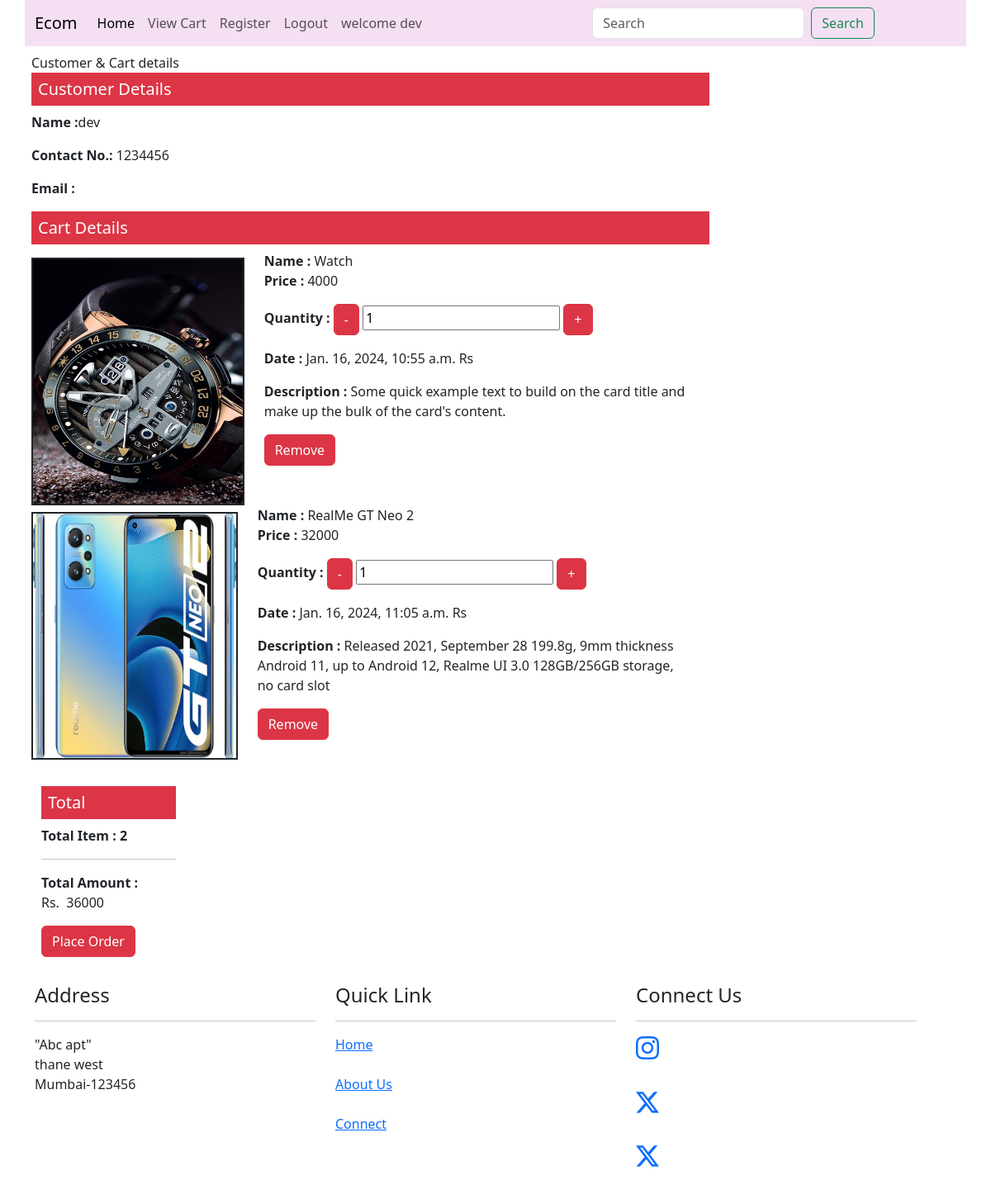
/viewCart/ (signed in), run on the app's committed database.
### EcomApp/models.py (models this page shows)
class CartItem(models.Model):
    product = models.ForeignKey(Product,on_delete = models.CASCADE)
    quantity = models.PositiveIntegerField(default=0)
    date_added = models.DateTimeField(auto_now_add = True)
    user = models.ForeignKey(User,on_delete = models.CASCADE,default = 1)

class Product(models.Model):
    product_id = models.IntegerField(primary_key=True)
    product_name = models.CharField(max_length = 55)
    desc = models.CharField(max_length=255)
    type = (("Mobile","mobile"),("Watch","watch"),("Laptop","laptop"))
    category = models.CharField(max_length=255)
    price = models.IntegerField()
    image = models.ImageField(upload_to="pics")
    prod = CustomManager() #custom manager
    objects = models.Manager() #default manager

### EcomApp/views.py (the view)
# urls.py: path('viewCart/',views.viewCart,name='viewCart'),
def viewCart(request):
    if request.user.is_authenticated:
        allproducts=CartItem.objects.filter(user = request.user)
    else:
        return redirect("/login")
    context={}
    context['cart_items']=allproducts
    total_price=0
    for x in allproducts:
        total_price+= (x.product.price * x.quantity)
        print(total_price)
    context['total']=total_price
    length=len(allproducts)
    context['items']=length
    return render(request,"cart.html",context)

### EcomApp/templates/cart.html (shortened to what this page needs)
{% extends "base.html" %}
{% block body %}
<div class="row">
  <div class="col-md-9 p-2">
    Customer & Cart details
    <h5 class="bg-danger text-white p-2">Customer Details</h5>
    <P><b>Name :</b>{{user.username}}</P>
    <p><b>Contact No.:</b> 1234456</p>
    <p><b>Email :</b>{{user.email}}</p>
    <h5 class="bg-danger text-white p-2">Cart Details</h5>
    {% for x in cart_items%}
   <div class="row">
    <div class="col-md-4 mt-2">
      <img src="{{x.product.image.url}}" width="100%" style="height: 300px;" border="2px solid">
    </div>
    <div class="col-md-8">
      <div class="card-body">
        <p class="card-title"><b>Name :</b> {{x.product.product_name}}</p>
        <p class="card-text"><b>Price :</b> {{x.product.price}}</p>
        <p class="card-text"><b>Quantity :</b>
        <a href="/updateqty/0/{{x.product.product_id}}"><button class="btn btn-danger">-</button></a>
        <input type ="number" value="{{x.quantity}}"></a>
        <a href="/updateqty/1/{{x.product.product_id}}"><button class="btn btn-danger">+</button></a>
       </p>
        <p class="card-text"><b>Date : </b> {{x.date_added}} Rs</p>
        <p class="card-text"><b>Description :</b> {{x.product.desc}}</p>
        <a href="/removeCart/{{x.product_id}}"><button type="submit" class="btn btn-danger">Remove</button></a>
    </div>
   </div>
  {% endfor %}
</div>
  <div class="col-md-3 mt-2 p-4">
    <h5 class="bg-danger text-white p-2">Total</h5>
    <p><b>Total Item : {{items}}</b></p>
    <hr>
    <p><b>Total Amount : </b>Rs.&nbsp;&nbsp;{{total}}</p>
    <a href="/viewOrder"><button type="submit" class="btn btn-danger">Place Order</button></a>
  </div>
</div>
{% endblock %}

### EcomApp/templates/base.html (shortened to what this page needs)
{% load static %}
<!DOCTYPE html>
<html lang="en">
<head>
    <link rel="stylesheet" href="https://cdn.jsdelivr.net/npm/bootstrap-icons@1.11.2/font/bootstrap-icons.min.css">
    <link rel="stylesheet" href="{% static 'css/bootstrap.min.css' %}">
</head>
<body>
    <div class="container">
        <div class="row">
            <nav class="navbar navbar-expand-lg" style="background-color: rgb(244, 224, 242);">
                <div class="container-fluid">
                  <a class="navbar-brand" href="#">Ecom</a>
                  <div class="collapse navbar-collapse" id="navbarSupportedContent">
                    <ul class="navbar-nav me-auto mb-2 mb-lg-0">
                      <li class="nav-item">
                        <a class="nav-link active" aria-current="page" href="/">Home</a>
                      </li>
                      <li class="nav-item">
                        <a class="nav-link" href="/viewCart">View Cart</a>
                      </li>
                      <li class="nav-item">
                        <a class="nav-link" href="{% url 'register' %}">Register</a>
                      </li>
                      {% if user.is_authenticated %}
                      <li class="nav-item">
                        <a class="nav-link" href="{% url 'logout' %}">Logout</a>
                      </li>
                      {% else %}
                      <li class="nav-item">
                        <a class="nav-link" href="{% url 'login' %}">Login</a>
                      </li>
                      {% endif %}
                      {% if user.is_authenticated %}
                      <li class="nav-item">
                        <a class="nav-link">welcome {{user.username}}</a>
                      </li>
                      {% else %}
                      <li class="nav-item">
                        <a class="nav-link">welcome Guest</a>
                      </li>
                      {% endif %}
                    </ul>
                    <form class="d-flex mx-auto" action="{% url 'product_search' %}" method="GET">
                      <input class="form-control me-2" type="search" placeholder="Search" aria-label="Search" name="q">
                      <button class="btn btn-outline-success" type="submit">Search</button>
                  </form>
                  </div>
                </div>
              </nav>
        </div>
        <div class = "row">
            {% block body %}
            {% endblock %}
        </div>
        <div class = "row">
            <div class="col-md-4">
                <h4>Address</h4>
                <hr>
                <p>"Abc apt" <br>
                    thane west<br>
                    Mumbai-123456</p>
            </div>
            <div class="col-md-4">
                <h4>Quick Link</h4>
                <hr>
                <a href="{% url 'index' %}">Home</a><br><br>
                <a href="">About Us</a><br><br>
                <a href="">Connect</a><br><br>
            </div>
            <div class="col-md-4">
                <h4>Connect Us</h4>
                <hr>
                <h3><a href="https://www.instagram.com/" target="_blank"><i class="bi bi-instagram"></i></a></h3><br>
                <h3><a href="https://twitter.com/i/flow/login" target="_blank"><i class="bi bi-twitter-x"></i></i></a></h3><br>
                <h3><a href="https://twitter.com/i/flow/login" target="_blank"><i class="bi bi-twitter-x"></i></i></a></h3><br>
            </div>
        </div>
    </div>
</body>
</html>

### data on the page
CartItem: product.image (picture), product.product_name "Watch", product.price "4000", quantity "1", date_added "Jan. 16, 2024, 10:55 a.m.", product.desc "Some quick example text to build on the card title and make up the bulk of the card's content."
CartItem: product.image (picture), product.product_name "RealMe GT Neo 2", product.price "32000", quantity "1", date_added "Jan. 16, 2024, 11:05 a.m.", product.desc "Released 2021, September 28 199.8g, 9mm thickness Android 11, up to Android 12, Realme UI 3.0 128GB/256GB storage, no card slot"

### other printed values
{{ user.username }} "dev"
{{ items }} "2"
{{ total }} "36000"
